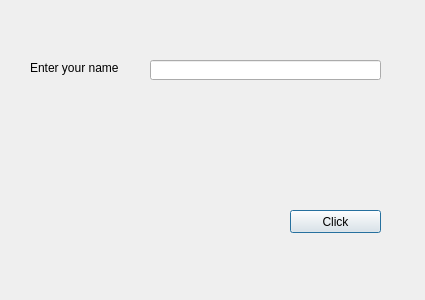
<?xml version="1.0" encoding="UTF-8"?>
<ui version="4.0">
 <class>Dialog</class>
 <widget class="QDialog" name="Dialog">
  <property name="geometry">
   <rect>
    <x>0</x>
    <y>0</y>
    <width>425</width>
    <height>300</height>
   </rect>
  </property>
  <property name="windowTitle">
   <string>Dialog</string>
  </property>
  <widget class="QLabel" name="label">
   <property name="geometry">
    <rect>
     <x>30</x>
     <y>60</y>
     <width>121</width>
     <height>16</height>
    </rect>
   </property>
   <property name="text">
    <string>Enter your name</string>
   </property>
  </widget>
  <widget class="QLabel" name="labelResponse">
   <property name="geometry">
    <rect>
     <x>30</x>
     <y>110</y>
     <width>331</width>
     <height>16</height>
    </rect>
   </property>
   <property name="text">
    <string/>
   </property>
  </widget>
  <widget class="QLineEdit" name="lineEditName">
   <property name="geometry">
    <rect>
     <x>150</x>
     <y>60</y>
     <width>231</width>
     <height>20</height>
    </rect>
   </property>
  </widget>
  <widget class="QPushButton" name="ButtonClickMe">
   <property name="geometry">
    <rect>
     <x>290</x>
     <y>210</y>
     <width>91</width>
     <height>23</height>
    </rect>
   </property>
   <property name="text">
    <string>Click</string>
   </property>
   <property name="checkable">
    <bool>false</bool>
   </property>
   <property name="checked">
    <bool>false</bool>
   </property>
  </widget>
 </widget>
 <resources/>
 <connections/>
</ui>
